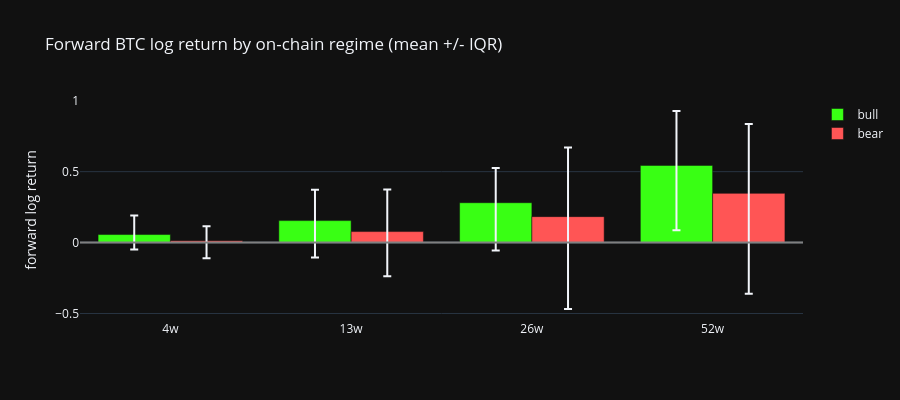

Notebook cell for this chart:
### Code cell
bt = pl.DataFrame(bt_rows)
fig2 = go.Figure()
for label, color in [("bull", "#39ff14"), ("bear", "#ff5555")]:
    sub = bt.filter(pl.col("regime") == label).sort("horizon")
    rows = sub.to_dicts()
    fig2.add_trace(go.Bar(
        x=[f"{r['horizon']}w" for r in rows], y=[r["mean"] for r in rows],
        name=label, marker_color=color,
        error_y=dict(type="data",
                     array=[r["p75"] - r["mean"] for r in rows],
                     arrayminus=[r["mean"] - r["p25"] for r in rows]),
    ))
fig2.add_hline(y=0, line_color="gray")
fig2.update_layout(
    title="Forward BTC log return by on-chain regime (mean +/- IQR)",
    template="plotly_dark", barmode="group", height=400,
    yaxis_title="forward log return",
)
fig2.show()

### Figure 1 — Plotly figure (JSON) as saved in the notebook; plotly's stock layout.template omitted (floating-point values rounded to 4 significant figures)
{"data": [{"error_y": {"array": [0.135, 0.2183, 0.2453, 0.3835], "arrayminus": [0.1059, 0.2602, 0.3365, 0.457], "type": "data"}, "marker": {"color": "#39ff14"}, "name": "bull", "type": "bar", "x": ["4w", "13w", "26w", "52w"], "y": [0.05657, 0.1549, 0.281, 0.5443]}, {"error_y": {"array": [0.1022, 0.2967, 0.4872, 0.4892], "arrayminus": [0.1241, 0.3154, 0.6513, 0.7075], "type": "data"}, "marker": {"color": "#ff5555"}, "name": "bear", "type": "bar", "x": ["4w", "13w", "26w", "52w"], "y": [0.01268, 0.07754, 0.1829, 0.347]}], "layout": {"barmode": "group", "height": 400, "shapes": [{"line": {"color": "gray"}, "type": "line", "x0": 0, "x1": 1, "xref": "x domain", "y0": 0, "y1": 0, "yref": "y"}], "title": {"text": "Forward BTC log return by on-chain regime (mean +/- IQR)"}, "yaxis": {"title": {"text": "forward log return"}}}}
